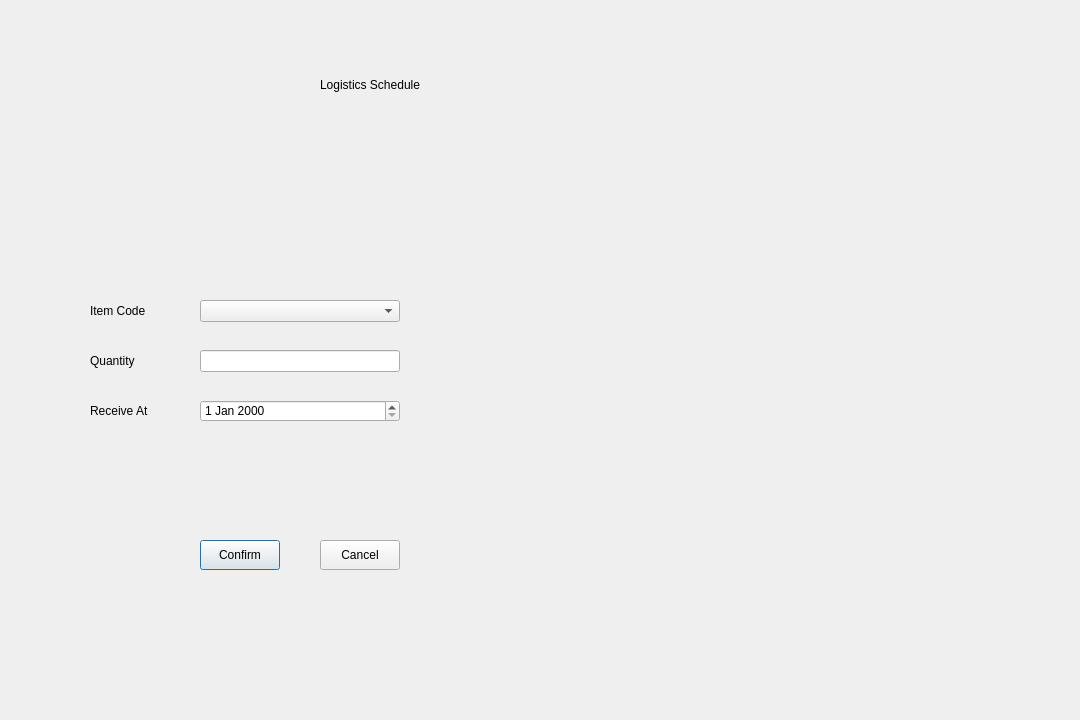
<?xml version="1.0" encoding="UTF-8"?>
<ui version="4.0">
 <class>LogisticsScheduleDialog</class>
 <widget class="QDialog" name="LogisticsScheduleDialog">
  <property name="geometry">
   <rect>
    <x>0</x>
    <y>0</y>
    <width>1080</width>
    <height>720</height>
   </rect>
  </property>
  <property name="windowTitle">
   <string>Logistics Schedule</string>
  </property>
  <widget class="QLabel" name="title_label">
   <property name="geometry">
    <rect>
     <x>320</x>
     <y>70</y>
     <width>200</width>
     <height>30</height>
    </rect>
   </property>
   <property name="text">
    <string>Logistics Schedule</string>
   </property>
  </widget>
  <widget class="QLabel" name="item_code_label">
   <property name="geometry">
    <rect>
     <x>90</x>
     <y>300</y>
     <width>80</width>
     <height>22</height>
    </rect>
   </property>
   <property name="text">
    <string>Item Code</string>
   </property>
  </widget>
  <widget class="QComboBox" name="item_code_combo">
   <property name="geometry">
    <rect>
     <x>200</x>
     <y>300</y>
     <width>200</width>
     <height>22</height>
    </rect>
   </property>
  </widget>
  <widget class="QLabel" name="quantity_label">
   <property name="geometry">
    <rect>
     <x>90</x>
     <y>350</y>
     <width>80</width>
     <height>22</height>
    </rect>
   </property>
   <property name="text">
    <string>Quantity</string>
   </property>
  </widget>
  <widget class="QLineEdit" name="quantity_edit">
   <property name="geometry">
    <rect>
     <x>200</x>
     <y>350</y>
     <width>200</width>
     <height>22</height>
    </rect>
   </property>
  </widget>
  <widget class="QLabel" name="receive_at_label">
   <property name="geometry">
    <rect>
     <x>90</x>
     <y>400</y>
     <width>80</width>
     <height>22</height>
    </rect>
   </property>
   <property name="text">
    <string>Receive At</string>
   </property>
  </widget>
  <widget class="QDateEdit" name="receive_at_edit">
   <property name="geometry">
    <rect>
     <x>200</x>
     <y>400</y>
     <width>200</width>
     <height>22</height>
    </rect>
   </property>
  </widget>
  <widget class="QPushButton" name="confirm_button">
   <property name="geometry">
    <rect>
     <x>200</x>
     <y>540</y>
     <width>80</width>
     <height>30</height>
    </rect>
   </property>
   <property name="text">
    <string>Confirm</string>
   </property>
  </widget>
  <widget class="QPushButton" name="cancel_button">
   <property name="geometry">
    <rect>
     <x>320</x>
     <y>540</y>
     <width>80</width>
     <height>30</height>
    </rect>
   </property>
   <property name="text">
    <string>Cancel</string>
   </property>
  </widget>
 </widget>
 <resources/>
 <connections/>
</ui>
